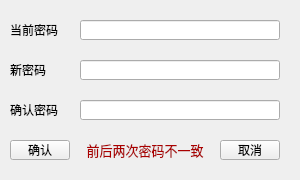
<?xml version="1.0" encoding="UTF-8"?>
<ui version="4.0">
 <class>PasswordReset</class>
 <widget class="QWidget" name="PasswordReset">
  <property name="geometry">
   <rect>
    <x>0</x>
    <y>0</y>
    <width>300</width>
    <height>180</height>
   </rect>
  </property>
  <property name="minimumSize">
   <size>
    <width>300</width>
    <height>180</height>
   </size>
  </property>
  <property name="maximumSize">
   <size>
    <width>300</width>
    <height>180</height>
   </size>
  </property>
  <property name="windowTitle">
   <string>Form</string>
  </property>
  <widget class="QLabel" name="label">
   <property name="geometry">
    <rect>
     <x>10</x>
     <y>20</y>
     <width>50</width>
     <height>20</height>
    </rect>
   </property>
   <property name="font">
    <font>
     <pointsize>9</pointsize>
    </font>
   </property>
   <property name="text">
    <string>当前密码</string>
   </property>
  </widget>
  <widget class="QLineEdit" name="curlineEdit">
   <property name="geometry">
    <rect>
     <x>80</x>
     <y>20</y>
     <width>200</width>
     <height>20</height>
    </rect>
   </property>
  </widget>
  <widget class="QLabel" name="label_3">
   <property name="geometry">
    <rect>
     <x>10</x>
     <y>60</y>
     <width>50</width>
     <height>20</height>
    </rect>
   </property>
   <property name="font">
    <font>
     <pointsize>9</pointsize>
    </font>
   </property>
   <property name="text">
    <string>新密码</string>
   </property>
  </widget>
  <widget class="QLineEdit" name="newlineEdit_3">
   <property name="geometry">
    <rect>
     <x>80</x>
     <y>60</y>
     <width>200</width>
     <height>20</height>
    </rect>
   </property>
  </widget>
  <widget class="QLabel" name="label_4">
   <property name="geometry">
    <rect>
     <x>10</x>
     <y>100</y>
     <width>50</width>
     <height>20</height>
    </rect>
   </property>
   <property name="font">
    <font>
     <pointsize>9</pointsize>
    </font>
   </property>
   <property name="text">
    <string>确认密码</string>
   </property>
  </widget>
  <widget class="QLineEdit" name="confirmlineEdit_4">
   <property name="geometry">
    <rect>
     <x>80</x>
     <y>100</y>
     <width>200</width>
     <height>20</height>
    </rect>
   </property>
  </widget>
  <widget class="QToolButton" name="confirmtoolButton">
   <property name="geometry">
    <rect>
     <x>10</x>
     <y>140</y>
     <width>60</width>
     <height>20</height>
    </rect>
   </property>
   <property name="text">
    <string>确认</string>
   </property>
  </widget>
  <widget class="QToolButton" name="canceltoolButton_2">
   <property name="geometry">
    <rect>
     <x>220</x>
     <y>140</y>
     <width>60</width>
     <height>20</height>
    </rect>
   </property>
   <property name="text">
    <string>取消</string>
   </property>
  </widget>
  <widget class="QLabel" name="warninglabel_2">
   <property name="geometry">
    <rect>
     <x>85</x>
     <y>140</y>
     <width>120</width>
     <height>20</height>
    </rect>
   </property>
   <property name="text">
    <string>&lt;html&gt;&lt;head/&gt;&lt;body&gt;&lt;p align=&quot;center&quot;&gt;&lt;span style=&quot; font-size:10pt; color:#aa0000;&quot;&gt;前后两次密码不一致&lt;/span&gt;&lt;/p&gt;&lt;/body&gt;&lt;/html&gt;</string>
   </property>
  </widget>
 </widget>
 <resources/>
 <connections/>
</ui>
